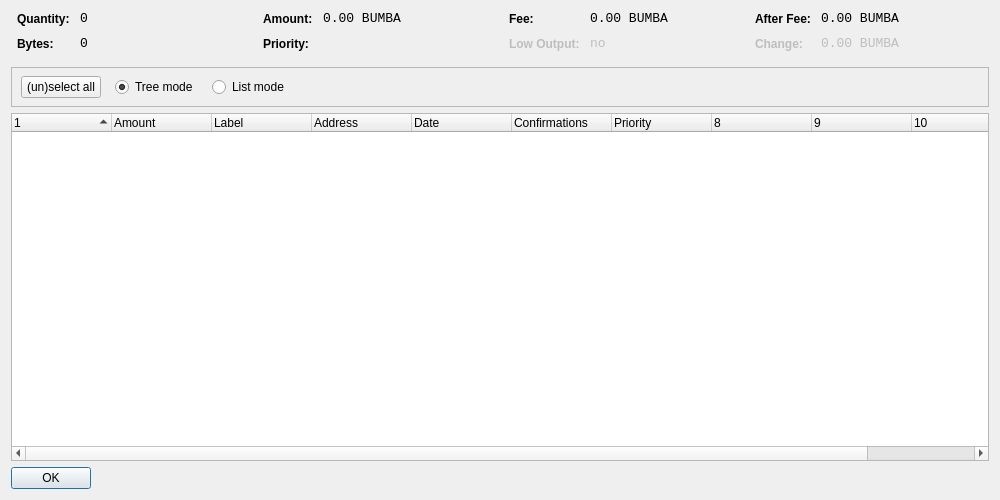
<?xml version="1.0" encoding="UTF-8"?>
<ui version="4.0">
 <class>CoinControlDialog</class>
 <widget class="QDialog" name="CoinControlDialog">
  <property name="geometry">
   <rect>
    <x>0</x>
    <y>0</y>
    <width>1000</width>
    <height>500</height>
   </rect>
  </property>
  <property name="windowTitle">
   <string>Coin Control</string>
  </property>
  <layout class="QVBoxLayout" name="verticalLayout">
   <item>
    <layout class="QHBoxLayout" name="horizontalLayoutTop" stretch="0,0,0,0">
     <property name="topMargin">
      <number>0</number>
     </property>
     <property name="bottomMargin">
      <number>10</number>
     </property>
     <item>
      <layout class="QFormLayout" name="formLayoutCoinControl1">
       <property name="horizontalSpacing">
        <number>10</number>
       </property>
       <property name="verticalSpacing">
        <number>10</number>
       </property>
       <property name="leftMargin">
        <number>6</number>
       </property>
       <property name="rightMargin">
        <number>6</number>
       </property>
       <item row="0" column="0">
        <widget class="QLabel" name="labelCoinControlQuantityText">
         <property name="styleSheet">
          <string notr="true">font-weight:bold;</string>
         </property>
         <property name="text">
          <string>Quantity:</string>
         </property>
        </widget>
       </item>
       <item row="0" column="1">
        <widget class="QLabel" name="labelCoinControlQuantity">
         <property name="font">
          <font>
           <family>Monospace</family>
           <pointsize>10</pointsize>
          </font>
         </property>
         <property name="cursor">
          <cursorShape>IBeamCursor</cursorShape>
         </property>
         <property name="contextMenuPolicy">
          <enum>Qt::ActionsContextMenu</enum>
         </property>
         <property name="text">
          <string notr="true">0</string>
         </property>
         <property name="textInteractionFlags">
          <set>Qt::LinksAccessibleByMouse|Qt::TextSelectableByKeyboard|Qt::TextSelectableByMouse</set>
         </property>
        </widget>
       </item>
       <item row="1" column="0">
        <widget class="QLabel" name="labelCoinControlBytesText">
         <property name="styleSheet">
          <string notr="true">font-weight:bold;</string>
         </property>
         <property name="text">
          <string>Bytes:</string>
         </property>
        </widget>
       </item>
       <item row="1" column="1">
        <widget class="QLabel" name="labelCoinControlBytes">
         <property name="font">
          <font>
           <family>Monospace</family>
           <pointsize>10</pointsize>
          </font>
         </property>
         <property name="cursor">
          <cursorShape>IBeamCursor</cursorShape>
         </property>
         <property name="contextMenuPolicy">
          <enum>Qt::ActionsContextMenu</enum>
         </property>
         <property name="text">
          <string notr="true">0</string>
         </property>
         <property name="textInteractionFlags">
          <set>Qt::LinksAccessibleByMouse|Qt::TextSelectableByKeyboard|Qt::TextSelectableByMouse</set>
         </property>
        </widget>
       </item>
      </layout>
     </item>
     <item>
      <layout class="QFormLayout" name="formLayoutCoinControl2">
       <property name="horizontalSpacing">
        <number>10</number>
       </property>
       <property name="verticalSpacing">
        <number>10</number>
       </property>
       <property name="leftMargin">
        <number>6</number>
       </property>
       <property name="rightMargin">
        <number>6</number>
       </property>
       <item row="0" column="0">
        <widget class="QLabel" name="labelCoinControlAmountText">
         <property name="styleSheet">
          <string notr="true">font-weight:bold;</string>
         </property>
         <property name="text">
          <string>Amount:</string>
         </property>
        </widget>
       </item>
       <item row="0" column="1">
        <widget class="QLabel" name="labelCoinControlAmount">
         <property name="font">
          <font>
           <family>Monospace</family>
           <pointsize>10</pointsize>
          </font>
         </property>
         <property name="cursor">
          <cursorShape>IBeamCursor</cursorShape>
         </property>
         <property name="contextMenuPolicy">
          <enum>Qt::ActionsContextMenu</enum>
         </property>
         <property name="text">
          <string notr="true">0.00 BUMBA</string>
         </property>
         <property name="textInteractionFlags">
          <set>Qt::LinksAccessibleByMouse|Qt::TextSelectableByKeyboard|Qt::TextSelectableByMouse</set>
         </property>
        </widget>
       </item>
       <item row="1" column="0">
        <widget class="QLabel" name="labelCoinControlPriorityText">
         <property name="styleSheet">
          <string notr="true">font-weight:bold;</string>
         </property>
         <property name="text">
          <string>Priority:</string>
         </property>
        </widget>
       </item>
       <item row="1" column="1">
        <widget class="QLabel" name="labelCoinControlPriority">
         <property name="font">
          <font>
           <family>Monospace</family>
           <pointsize>10</pointsize>
          </font>
         </property>
         <property name="cursor">
          <cursorShape>IBeamCursor</cursorShape>
         </property>
         <property name="contextMenuPolicy">
          <enum>Qt::ActionsContextMenu</enum>
         </property>
         <property name="text">
          <string/>
         </property>
         <property name="textInteractionFlags">
          <set>Qt::LinksAccessibleByMouse|Qt::TextSelectableByKeyboard|Qt::TextSelectableByMouse</set>
         </property>
        </widget>
       </item>
      </layout>
     </item>
     <item>
      <layout class="QFormLayout" name="formLayoutCoinControl3">
       <property name="horizontalSpacing">
        <number>10</number>
       </property>
       <property name="verticalSpacing">
        <number>10</number>
       </property>
       <property name="leftMargin">
        <number>6</number>
       </property>
       <property name="rightMargin">
        <number>6</number>
       </property>
       <item row="0" column="0">
        <widget class="QLabel" name="labelCoinControlFeeText">
         <property name="styleSheet">
          <string notr="true">font-weight:bold;</string>
         </property>
         <property name="text">
          <string>Fee:</string>
         </property>
        </widget>
       </item>
       <item row="0" column="1">
        <widget class="QLabel" name="labelCoinControlFee">
         <property name="font">
          <font>
           <family>Monospace</family>
           <pointsize>10</pointsize>
          </font>
         </property>
         <property name="cursor">
          <cursorShape>IBeamCursor</cursorShape>
         </property>
         <property name="contextMenuPolicy">
          <enum>Qt::ActionsContextMenu</enum>
         </property>
         <property name="text">
          <string notr="true">0.00 BUMBA</string>
         </property>
         <property name="textInteractionFlags">
          <set>Qt::LinksAccessibleByMouse|Qt::TextSelectableByKeyboard|Qt::TextSelectableByMouse</set>
         </property>
        </widget>
       </item>
       <item row="1" column="0">
        <widget class="QLabel" name="labelCoinControlLowOutputText">
         <property name="enabled">
          <bool>false</bool>
         </property>
         <property name="styleSheet">
          <string notr="true">font-weight:bold;</string>
         </property>
         <property name="text">
          <string>Low Output:</string>
         </property>
        </widget>
       </item>
       <item row="1" column="1">
        <widget class="QLabel" name="labelCoinControlLowOutput">
         <property name="enabled">
          <bool>false</bool>
         </property>
         <property name="font">
          <font>
           <family>Monospace</family>
           <pointsize>10</pointsize>
          </font>
         </property>
         <property name="cursor">
          <cursorShape>IBeamCursor</cursorShape>
         </property>
         <property name="contextMenuPolicy">
          <enum>Qt::ActionsContextMenu</enum>
         </property>
         <property name="text">
          <string notr="true">no</string>
         </property>
         <property name="textInteractionFlags">
          <set>Qt::LinksAccessibleByMouse|Qt::TextSelectableByKeyboard|Qt::TextSelectableByMouse</set>
         </property>
        </widget>
       </item>
      </layout>
     </item>
     <item>
      <layout class="QFormLayout" name="formLayoutCoinControl4">
       <property name="horizontalSpacing">
        <number>10</number>
       </property>
       <property name="verticalSpacing">
        <number>10</number>
       </property>
       <property name="leftMargin">
        <number>6</number>
       </property>
       <property name="rightMargin">
        <number>6</number>
       </property>
       <item row="0" column="0">
        <widget class="QLabel" name="labelCoinControlAfterFeeText">
         <property name="styleSheet">
          <string notr="true">font-weight:bold;</string>
         </property>
         <property name="text">
          <string>After Fee:</string>
         </property>
        </widget>
       </item>
       <item row="0" column="1">
        <widget class="QLabel" name="labelCoinControlAfterFee">
         <property name="font">
          <font>
           <family>Monospace</family>
           <pointsize>10</pointsize>
          </font>
         </property>
         <property name="cursor">
          <cursorShape>IBeamCursor</cursorShape>
         </property>
         <property name="contextMenuPolicy">
          <enum>Qt::ActionsContextMenu</enum>
         </property>
         <property name="text">
          <string notr="true">0.00 BUMBA</string>
         </property>
         <property name="textInteractionFlags">
          <set>Qt::LinksAccessibleByMouse|Qt::TextSelectableByKeyboard|Qt::TextSelectableByMouse</set>
         </property>
        </widget>
       </item>
       <item row="1" column="0">
        <widget class="QLabel" name="labelCoinControlChangeText">
         <property name="enabled">
          <bool>false</bool>
         </property>
         <property name="styleSheet">
          <string notr="true">font-weight:bold;</string>
         </property>
         <property name="text">
          <string>Change:</string>
         </property>
        </widget>
       </item>
       <item row="1" column="1">
        <widget class="QLabel" name="labelCoinControlChange">
         <property name="enabled">
          <bool>false</bool>
         </property>
         <property name="font">
          <font>
           <family>Monospace</family>
           <pointsize>10</pointsize>
          </font>
         </property>
         <property name="cursor">
          <cursorShape>IBeamCursor</cursorShape>
         </property>
         <property name="contextMenuPolicy">
          <enum>Qt::ActionsContextMenu</enum>
         </property>
         <property name="text">
          <string notr="true">0.00 BUMBA</string>
         </property>
         <property name="textInteractionFlags">
          <set>Qt::LinksAccessibleByMouse|Qt::TextSelectableByKeyboard|Qt::TextSelectableByMouse</set>
         </property>
        </widget>
       </item>
      </layout>
     </item>
    </layout>
   </item>
   <item>
    <widget class="QFrame" name="frame">
     <property name="minimumSize">
      <size>
       <width>0</width>
       <height>40</height>
      </size>
     </property>
     <property name="frameShape">
      <enum>QFrame::StyledPanel</enum>
     </property>
     <property name="frameShadow">
      <enum>QFrame::Sunken</enum>
     </property>
     <widget class="QWidget" name="horizontalLayoutWidget">
      <property name="geometry">
       <rect>
        <x>10</x>
        <y>0</y>
        <width>781</width>
        <height>41</height>
       </rect>
      </property>
      <layout class="QHBoxLayout" name="horizontalLayoutPanel" stretch="0,0,0,0">
       <property name="spacing">
        <number>14</number>
       </property>
       <item>
        <widget class="QPushButton" name="pushButtonSelectAll">
         <property name="sizePolicy">
          <sizepolicy hsizetype="Maximum" vsizetype="Fixed">
           <horstretch>0</horstretch>
           <verstretch>0</verstretch>
          </sizepolicy>
         </property>
         <property name="text">
          <string>(un)select all</string>
         </property>
        </widget>
       </item>
       <item>
        <widget class="QRadioButton" name="radioTreeMode">
         <property name="sizePolicy">
          <sizepolicy hsizetype="Maximum" vsizetype="Fixed">
           <horstretch>0</horstretch>
           <verstretch>0</verstretch>
          </sizepolicy>
         </property>
         <property name="text">
          <string>Tree mode</string>
         </property>
         <property name="checked">
          <bool>true</bool>
         </property>
        </widget>
       </item>
       <item>
        <widget class="QRadioButton" name="radioListMode">
         <property name="sizePolicy">
          <sizepolicy hsizetype="Maximum" vsizetype="Fixed">
           <horstretch>0</horstretch>
           <verstretch>0</verstretch>
          </sizepolicy>
         </property>
         <property name="text">
          <string>List mode</string>
         </property>
        </widget>
       </item>
       <item>
        <spacer name="horizontalSpacer">
         <property name="orientation">
          <enum>Qt::Horizontal</enum>
         </property>
         <property name="sizeHint" stdset="0">
          <size>
           <width>40</width>
           <height>20</height>
          </size>
         </property>
        </spacer>
       </item>
      </layout>
     </widget>
    </widget>
   </item>
   <item>
    <widget class="CoinControlTreeWidget" name="treeWidget">
     <property name="contextMenuPolicy">
      <enum>Qt::CustomContextMenu</enum>
     </property>
     <property name="sortingEnabled">
      <bool>false</bool>
     </property>
     <property name="columnCount">
      <number>11</number>
     </property>
     <attribute name="headerShowSortIndicator" stdset="0">
      <bool>true</bool>
     </attribute>
     <attribute name="headerStretchLastSection">
      <bool>false</bool>
     </attribute>
     <column>
      <property name="text">
       <string/>
      </property>
     </column>
     <column>
      <property name="text">
       <string>Amount</string>
      </property>
     </column>
     <column>
      <property name="text">
       <string>Label</string>
      </property>
     </column>
     <column>
      <property name="text">
       <string>Address</string>
      </property>
     </column>
     <column>
      <property name="text">
       <string>Date</string>
      </property>
     </column>
     <column>
      <property name="text">
       <string>Confirmations</string>
      </property>
      <property name="toolTip">
       <string>Confirmed</string>
      </property>
     </column>
     <column>
      <property name="text">
       <string>Priority</string>
      </property>
     </column>
     <column>
      <property name="text">
       <string/>
      </property>
     </column>
     <column>
      <property name="text">
       <string/>
      </property>
     </column>
     <column>
      <property name="text">
       <string/>
      </property>
     </column>
     <column>
      <property name="text">
       <string/>
      </property>
     </column>
    </widget>
   </item>
   <item>
    <widget class="QDialogButtonBox" name="buttonBox">
     <property name="sizePolicy">
      <sizepolicy hsizetype="Maximum" vsizetype="Fixed">
       <horstretch>0</horstretch>
       <verstretch>0</verstretch>
      </sizepolicy>
     </property>
     <property name="orientation">
      <enum>Qt::Horizontal</enum>
     </property>
     <property name="standardButtons">
      <set>QDialogButtonBox::Ok</set>
     </property>
    </widget>
   </item>
  </layout>
 </widget>
 <customwidgets>
  <customwidget>
   <class>CoinControlTreeWidget</class>
   <extends>QTreeWidget</extends>
   <header>coincontroltreewidget.h</header>
  </customwidget>
 </customwidgets>
 <resources/>
 <connections/>
</ui>
